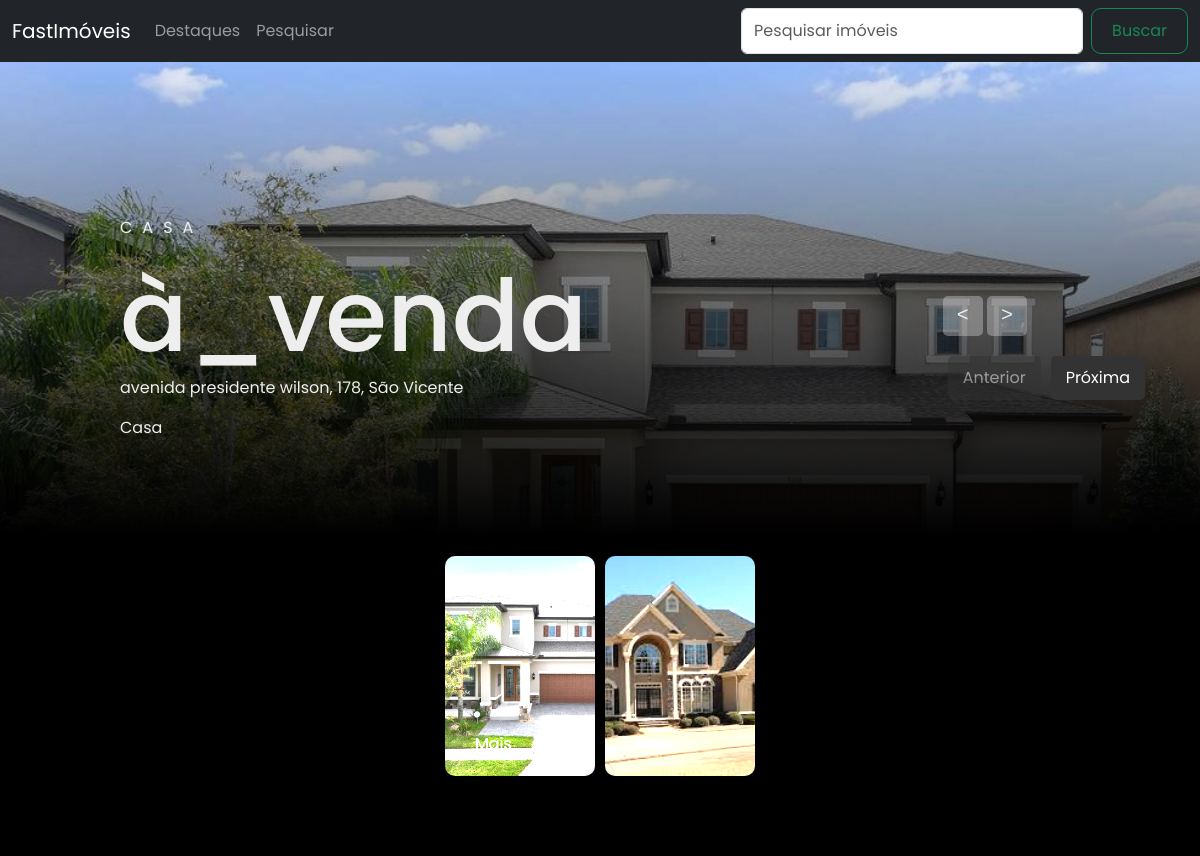
Page /arquivos/pesquisar.php?cidade=São Vicente on the committed database.
### tables this page shows
CREATE TABLE `imoveis` (
  `id` int(20) NOT NULL,
  `cidade` varchar(100) NOT NULL,
  `endereco` varchar(255) NOT NULL,
  `categoria` varchar(50) DEFAULT NULL,
  `preco` decimal(10,2) NOT NULL,
  `nome_vendedor` varchar(255) NOT NULL,
  `telefone_vendedor` varchar(20) NOT NULL,
  `email_vendedor` varchar(255) NOT NULL,
  `status` varchar(30) DEFAULT NULL,
  `foto` varchar(255) NOT NULL,
  `descricao` varchar(255) DEFAULT NULL,
  `latitude` decimal(10,7) NOT NULL,
  `longitude` decimal(10,7) NOT NULL,
  `dormitorios` varchar(255) DEFAULT NULL,
  `garagens` varchar(255) DEFAULT NULL,
  `plantas` varchar(255) DEFAULT NULL
);

### arquivos/pesquisar.php (the view, shortened to what this page needs)
<?php
$dbHost = "localhost";
$dbName = "fastimoveis";
$dbUser = "root";
$dbPass = "";
$limite = 5;
$paginaAtual = isset($_GET['pagina']) ? (int)$_GET['pagina'] : 1;
$offset = ($paginaAtual - 1) * $limite;
try {
    $conn = new PDO("mysql:host=$dbHost;dbname=$dbName", $dbUser, $dbPass);
    $conn->setAttribute(PDO::ATTR_ERRMODE, PDO::ERRMODE_EXCEPTION);
    $cidade = isset($_GET['cidade']) ? $_GET['cidade'] : '';
    if ($cidade) {
        $stmt = $conn->prepare("SELECT * FROM imoveis WHERE cidade LIKE :cidade");
        $stmt->bindValue(':cidade', "%$cidade%");
    } else {
        $stmt = $conn->query("SELECT * FROM imoveis");
    }
    $stmt->execute();
    if ($cidade) {
        $stmt = $conn->prepare("SELECT * FROM imoveis WHERE cidade LIKE :cidade LIMIT :limite OFFSET :offset");
        $stmt->bindValue(':cidade', "%$cidade%");
    } else {
        $stmt = $conn->prepare("SELECT * FROM imoveis LIMIT :limite OFFSET :offset");
    }
    $stmt->bindValue(':limite', $limite, PDO::PARAM_INT);
    $stmt->bindValue(':offset', $offset, PDO::PARAM_INT);
    $stmt->execute();
    $totalImoveis = $conn->query("SELECT COUNT(*) FROM imoveis")->fetchColumn();
    $totalPaginas = ceil($totalImoveis / $limite);
    $activeIndex = 0;
} catch(PDOException $e) {
    echo "Erro de conexão: " . $e->getMessage();
}
?>
<!DOCTYPE html>
<html lang="pt-BR">
<head>
    <link href="https://cdn.jsdelivr.net/npm/bootstrap@5.3.0/dist/css/bootstrap.min.css" rel="stylesheet">
    <link rel="stylesheet" href="style.css">
</head>
<body>
    <header>
        <nav class="navbar navbar-expand-md navbar-dark fixed-top bg-dark">
            <div class="container-fluid">
                <a class="navbar-brand" href="index.php">FastImóveis</a>
                <div class="collapse navbar-collapse" id="navbarCollapse">
                    <ul class="navbar-nav me-auto mb-2 mb-md-0">
                        <li class="nav-item">
                            <a class="nav-link" href="destaques.php">Destaques</a>
                        </li>
                        <li class="nav-item">
                            <a class="nav-link" href="pesquisar.php">Pesquisar</a>
                        </li>
                    </ul>
                    <form class="d-flex" role="search" action="pesquisar.php" method="get">
                        <input class="form-control me-2" type="search" name="cidade" placeholder="Pesquisar imóveis" aria-label="Pesquisar">
                        <button class="btn btn-outline-success" type="submit">Buscar</button>
                    </form>
                </div>
            </div>
        </nav>
    </header>
    <div class="slider">
        <div class="list">
            <?php
            $index = 0;
            while ($imovel = $stmt->fetch(PDO::FETCH_ASSOC)) {
                $activeClass = $index === $activeIndex ? "active" : "";
                echo "
                <div class=\"item $activeClass\" data-index=\"$index\">
                    <img src=\"../php/{$imovel['foto']}\">
                    <div class=\"content\">
                        <p>{$imovel['categoria']}</p>
                        <h2>{$imovel['status']}</h2>
                        <p>{$imovel['endereco']} {$imovel['cidade']}</p>
                        <p>{$imovel['descricao']}</p>
                    </div>
                </div>
                ";
                $index++;
            }
            ?>
        </div>
        <div class="arrows">
            <button id="prev"><</button>
            <button id="next">></button>
    <div class="pagination">
        <?php if ($paginaAtual > 1): ?>
            <a href="?pagina=<?= $paginaAtual - 1 ?>&cidade=<?= $cidade ?>">Anterior</a>
        <?php else: ?>
            <a href="#" class="disabled">Anterior</a>
        <?php endif; ?>
        <?php if ($paginaAtual < $totalPaginas): ?>
            <a href="?pagina=<?= $paginaAtual + 1 ?>&cidade=<?= $cidade ?>">Próxima</a>
        <?php else: ?>
            <a href="#" class="disabled">Próxima</a>
        <?php endif; ?>
    </div>
        </div>
        <div class="thumbnail">
            <?php
            $stmt->execute();
            $index = 0;
            while ($imovel = $stmt->fetch(PDO::FETCH_ASSOC)) {
                $activeClass = ($cidade && stripos($imovel['cidade'], $cidade) !== false) ? "active" : "";
                echo "
                <div class=\"item $activeClass\" data-index=\"$index\">
                    <img src=\"../php/{$imovel['foto']}\">
                    <div class=\"content\">
                        <button class=\"btn login-btn\" onclick=\"window.location.href='property.php?id={$imovel['id']}'\">Mais</button>
                    </div>
                </div>
                ";
                $index++;
            }
            ?>
        </div>
    </div>
</body>
</html>

### arquivos/style.css (style rules this page uses)
body { font-family: Poppins; margin: 0; background-color: #010101; color: #eee; background-size: cover; background-position: center; }
header { width: 1200px; max-width: 90%; margin: auto; display: grid; grid-template-columns: 50px 1fr 50px; grid-template-rows: 50px; justify-content: center; align-items: center; position: relative; z-index: 100; }
.btn { padding: 10px 20px; border-radius: 10px; cursor: pointer; font-weight: var(--fw-btn); }
.login-btn { border: none; background-color: transparent; color: var(--main-txt-color); }
.slider { height: 100vh; margin-top: -50px; position: relative; }
.slider .list .item { position: absolute; inset: 0 0 0 0; overflow: hidden; opacity: 0; transition: .5s; }
.slider .list .item img { width: 100%; height: 100%; object-fit: cover; }
.slider .list .item::after { content: ''; width: 100%; height: 100%; position: absolute; left: 0; bottom: 0; background-image: linear-gradient( to top, #000 40%, transparent ); }
.slider .list .item .content { position: absolute; left: 10%; top: 20%; width: 500px; max-width: 80%; z-index: 1; }
.slider .list .item .content p:nth-child(1) { text-transform: uppercase; letter-spacing: 10px; }
.slider .list .item .content h2 { font-size: 100px; margin: 0; }
.slider .list .item.active { opacity: 1; z-index: 10; }
.slider .list .item.active p:nth-child(1), .slider .list .item.active h2, .slider .list .item.active p:nth-child(3) { transform: translateY(30px); filter: blur(20px); opacity: 0; animation: showContent .5s .7s ease-in-out 1 forwards; }
.slider .list .item.active h2 { animation-delay: 1s; }
.slider .list .item.active p:nth-child(3) { animation-duration: 1.3s; }
.arrows { position: absolute; top: 30%; right: 50px; z-index: 100; }
.arrows button { background-color: #eee5; border: none; font-family: monospace; width: 40px; height: 40px; border-radius: 5px; font-size: x-large; color: #eee; transition: .5s; }
.thumbnail { position: absolute; bottom: 50px; z-index: 11; display: flex; gap: 10px; width: 100%; height: 250px; padding: 0 50px; box-sizing: border-box; overflow: auto; justify-content: center; }
.thumbnail .item { width: 150px; height: 220px; filter: brightness(.5); transition: .5s; flex-shrink: 0; }
.thumbnail .item img { width: 100%; height: 100%; object-fit: cover; border-radius: 10px; }
.thumbnail .item.active { filter: brightness(1.5); }
.thumbnail .item .content { position: absolute; inset: auto 10px 10px 10px; }

### arquivos/pesquisar.php (style rules this page uses)
body { padding-top: 56px; }
.pagination { display: flex; justify-content: right; align-items: right; margin-top: 20px; margin-bottom: 40px; }
.pagination a { color: #fff; background-color: #333; padding: 10px 15px; margin: 0 5px; text-decoration: none; border-radius: 5px; transition: background-color 0.3s ease; }
.pagination a.disabled { pointer-events: none; opacity: 0.5; }

### rows in the picture
imoveis: foto (picture), categoria "CASA", status "à_venda", endereco "avenida presidente wilson, 178,", cidade "São Vicente", descricao "Casa"
imoveis: foto (picture)
